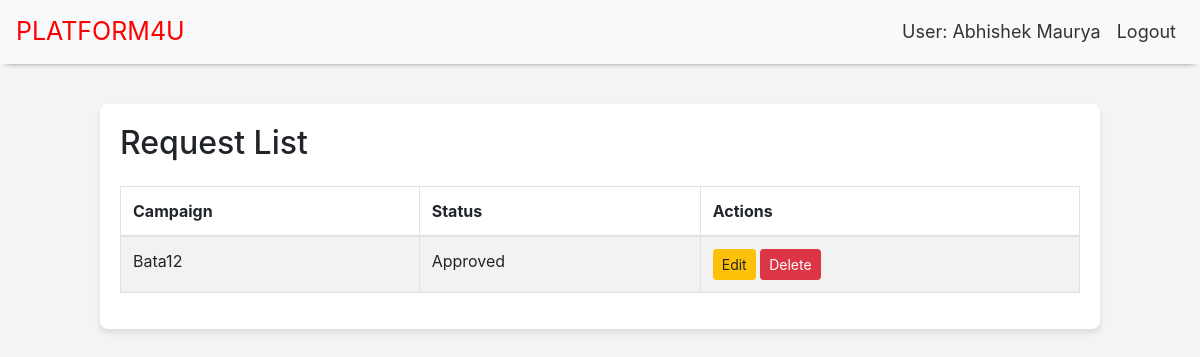
/request_list (signed in), run on the app's committed database.
### myapp.py (models this page shows, shortened)
class User(db.Model):
    id = db.Column(db.Integer, primary_key=True)#Unique identifier for each user
    username = db.Column(db.String(80), unique=True, nullable=False)  # Username (must be unique)
    password = db.Column(db.String(120), nullable=False)  # Hashed password
    role = db.Column(db.String(50), nullable=False)  #Role (sponsor, influencer)
    full_name = db.Column(db.String(100), nullable=False)  #Full name of the user
    email = db.Column(db.String(100), nullable=False)#Email address
    bio = db.Column(db.Text, nullable=True)  #Biography
    category = db.Column(db.String(100), nullable=True)  #Category of interest
    niche = db.Column(db.String(100), nullable=True)  # Niche area
    reach = db.Column(db.String(100), nullable=True)  #Reach (followers count)
    industry = db.Column(db.String(100), nullable=True)  # Industry of work
    budget = db.Column(db.String(100), nullable=True)  # Budget for campaigns
    is_flagged = db.Column(db.Boolean, default=False)  #Flagged status (for review)
    profile_picture = db.Column(db.String(255), nullable=True)#Path to profile picture
    is_active = db.Column(db.Boolean, default=True)  # Active status of the user
    campaigns = db.relationship('Campaign', backref='sponsor')
    influencer_campaigns = db.relationship(
        'Campaign',
        secondary='campaign_influencer',
        backref='influencers'
    )

class AdRequest(db.Model):
    id = db.Column(db.Integer, primary_key=True)  # Unique identifier for each ad request
    campaign_id = db.Column(db.Integer, db.ForeignKey('campaign.id'), nullable=False)  #Foreign key to Campaign
    influencer_id = db.Column(db.Integer, db.ForeignKey('user.id'), nullable=False)  #Foreign key to User (influencer)
    sponsor_id = db.Column(db.Integer, db.ForeignKey('user.id'), nullable=False)  #Foreign key to User (sponsor)
    messages = db.Column(db.Text, nullable=False)  # Messages related to the ad request
    requirements = db.Column(db.Text, nullable=False)  # Requirements for the ad request
    payment_amount = db.Column(db.Float, nullable=False)# Payment amount for the ad request
    status = db.Column(db.String(20), default='Pending')  # Status of the ad request
    campaign = db.relationship('Campaign', backref='ad_requests')
    influencer = db.relationship('User', foreign_keys=[influencer_id], backref='influencer_requests') #backref creates a reverse relationship
    sponsor = db.relationship('User', foreign_keys=[sponsor_id], backref='sponsor_requests')

class Campaign(db.Model):
    id = db.Column(db.Integer, primary_key=True) # Unique identifier for each campaign
    name = db.Column(db.String(100), nullable=False)  #Name of the campaign
    description = db.Column(db.Text, nullable=True)  # Description of the campaign
    start_date = db.Column(db.Date, nullable=True)  #Start date of the campaign
    end_date = db.Column(db.Date, nullable=True) #end date of the campaign
    budget = db.Column(db.Integer, nullable=True)  #Budget allocated for the campaign
    visibility = db.Column(db.String(50), nullable=False, default='public')  # Visibility status
    goals = db.Column(db.Text, nullable=True)  #Goals of the campaign
    sponsor_id = db.Column(db.Integer, db.ForeignKey('user.id'), nullable=False)  # Foreign key to User (sponsor)
    campaign_influencers = db.relationship('CampaignInfluencer', backref='campaign')

### myapp.py (the view)
@app.route('/request_list', methods=['GET'])
@is_flagged
def request_list():
    if 'user' in session and session['user'].get('role') == 'influencer' and 'id' in session['user']:
        user = session['user']
        requests = AdRequest.query.filter_by(influencer_id=user['id']).all()
        return render_template("request_list.html", requests=requests, user=user)
    else:
        return redirect(url_for('login'))

### myapp.py (called while the page is built)
def is_flagged(func):
    @wraps(func)
    def wrapper(*args, **kwargs):
        if 'user' in session:
            user_id = session['user']['id']  #Get the user ID from the session
            user = User.query.get(user_id)  # Fetch the User object from the database
            if user and user.is_flagged:  #Check if the user is flagged
                return redirect(url_for('home'))  #Redirect to home if flagged
        return func(*args, **kwargs)  # Otherwise, proceed with the function
    return wrapper

### templates/request_list.html (shortened to what this page needs)
<!DOCTYPE html>
<html lang="en">
<head>
    <link rel="stylesheet" href="https://stackpath.bootstrapcdn.com/bootstrap/4.5.2/css/bootstrap.min.css">
</head>
<body>
    <nav class="navbar navbar-expand-lg navbar-custom fixed-top">
        <a class="navbar-brand" href="/">PLATFORM4U</a>
        <div class="collapse navbar-collapse" id="navbarNav">
            <ul class="navbar-nav ml-auto">
                <li class="nav-item">
                    <li class="nav-item">
                        <span class="nav-link">User: {{ user.name }}</span>
                    </li>
                    {% if 'user' in session %}
                        <a class="nav-link" href="{{ url_for('logout') }}">Logout</a>
                    {% else %}
                        <a class="nav-link" href="{{ url_for('login') }}">Login</a>
                    </li>
                    <li class="nav-item">
                        <a class="nav-link" href="{{ url_for('register') }}">Register</a>
                    </li>
                    {% endif %}
                </li>
            </ul>
        </div>
    </nav>
    <main class="container mt-5">
        <h2 class="mb-4">Request List</h2>
        <table class="table table-striped table-bordered">
            <thead>
                <tr>
                    <th>Campaign</th>
                    <th>Status</th>
                    <th>Actions</th>
                </tr>
            </thead>
            <tbody>
                {% for request in requests %}
                    <tr>
                        <td>{{ request.campaign.name }}</td>
                        <td>{{ request.status }}</td>
                        <td>
                            <a href="/edit_ad_request/{{ request.id }}" class="btn btn-warning btn-sm">Edit</a>
                            <form method="POST" action="/delete_ad_request/{{ request.id }}" class="d-inline">
                                <button type="submit" class="btn btn-danger btn-sm">Delete</button>
                            </form>
                        </td>
                    </tr>
                {% endfor %}
            </tbody>
        </table>
    </main>
</body>
</html>

### templates/request_list.html (style rules this page uses)
body { margin: 0; padding: 0; padding-top: 56px; background-color: #f4f4f4; }
.navbar-custom { background-color:#f8f9fa; box-shadow: 0 4px 6px -6px #222; }
.navbar-custom .navbar-brand { color: red; font-size: 25px; }
.navbar-custom .nav-link { font-size: 18px; color: #333; }
.container { background-color: #fff; padding: 20px; border-radius: 8px; box-shadow: 0 4px 6px rgba(0, 0, 0, 0.1); max-width: 1000px; margin: auto; }

### data on the page
User: name "Abhishek Maurya"
AdRequest: campaign.name "Bata12", status "Approved"
